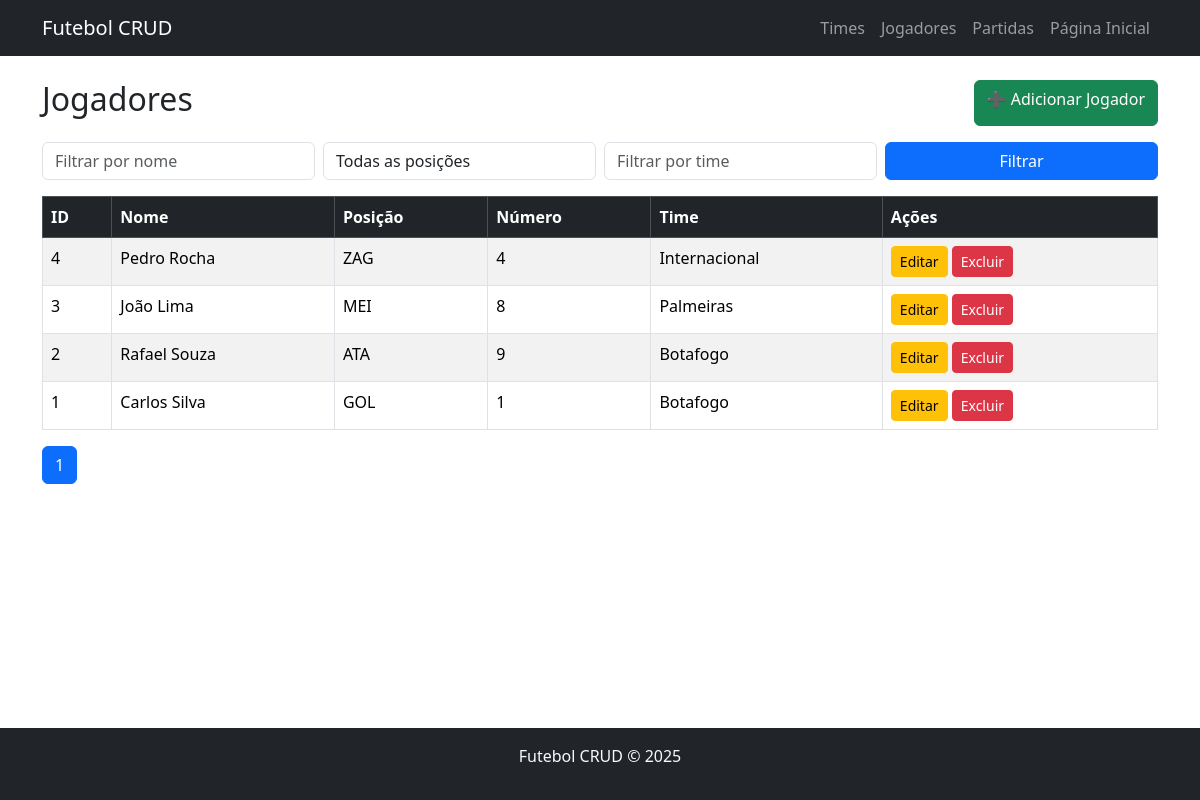
Page /public/jogadores/read.php on the committed database.
### tables this page shows
CREATE TABLE jogadores (
    id INT AUTO_INCREMENT PRIMARY KEY,
    nome VARCHAR(100) NOT NULL,
    posicao VARCHAR(30) NOT NULL,
    numero_camisa INT NOT NULL,
    time_id INT,
    FOREIGN KEY (time_id) REFERENCES times(id)
);

CREATE TABLE times (
    id INT AUTO_INCREMENT PRIMARY KEY,
    nome VARCHAR(100) NOT NULL,
    cidade VARCHAR(100) NOT NULL
);

### public/jogadores/read.php (the view, shortened to what this page needs)
<?php
include('../../includes/db.php');
include('../../includes/header.php');
$nomeFiltro = $_GET['nome'] ?? '';
$posicaoFiltro = $_GET['posicao'] ?? '';
$timeFiltro = $_GET['time'] ?? '';
$pagina = $_GET['pagina'] ?? 1;
$itens_por_pagina = 10;
$offset = ($pagina - 1) * $itens_por_pagina;
$sqlCount = "SELECT COUNT(*) as total
             FROM jogadores j
             LEFT JOIN times t ON j.time_id = t.id
             WHERE 1=1";
$stmtCount = $conn->prepare($sqlCount);
$stmtCount->execute();
$total_registros = $stmtCount->get_result()->fetch_assoc()['total'];
$total_paginas = ceil($total_registros / $itens_por_pagina);
$sql = "SELECT j.id, j.nome, j.posicao, j.numero_camisa, t.nome AS nome_time
        FROM jogadores j
        LEFT JOIN times t ON j.time_id = t.id
        WHERE 1=1";
$params = [];
$types = "";
$sql .= " ORDER BY j.id DESC LIMIT ?, ?";
$params[] = $offset;
$params[] = $itens_por_pagina;
$types .= "ii";
$stmt = $conn->prepare($sql);
$stmt->bind_param($types, ...$params);
$stmt->execute();
$result = $stmt->get_result();
?>
<div class="d-flex justify-content-between mb-3">
    <h2>Jogadores</h2>
    <a class="btn btn-success" href="create.php">➕ Adicionar Jogador</a>
</div>
<form method="GET" class="row g-2 mb-3">
    <div class="col-md-3">
        <input type="text" name="nome" value="<?= htmlspecialchars($nomeFiltro) ?>" class="form-control" placeholder="Filtrar por nome">
    </div>
    <div class="col-md-3">
        <select name="posicao" class="form-control">
            <option value="">Todas as posições</option>
        </select>
    </div>
    <div class="col-md-3">
        <input type="text" name="time" value="<?= htmlspecialchars($timeFiltro) ?>" class="form-control" placeholder="Filtrar por time">
    </div>
    <div class="col-md-3">
        <button type="submit" class="btn btn-primary w-100">Filtrar</button>
    </div>
</form>
<table class="table table-striped table-bordered">
    <thead class="table-dark">
        <tr>
            <th>ID</th>
            <th>Nome</th>
            <th>Posição</th>
            <th>Número</th>
            <th>Time</th>
            <th>Ações</th>
        </tr>
    </thead>
    <tbody>
        <?php while($row = $result->fetch_assoc()): ?>
            <tr>
                <td><?= $row['id'] ?></td>
                <td><?= $row['nome'] ?></td>
                <td><?= $row['posicao'] ?></td>
                <td><?= $row['numero_camisa'] ?></td>
                <td><?= $row['nome_time'] ?? '—' ?></td>
                <td>
                    <a class="btn btn-sm btn-warning" href="update.php?id=<?= $row['id'] ?>">Editar</a>
                    <a class="btn btn-sm btn-danger" href="delete.php?id=<?= $row['id'] ?>"
                       onclick="return confirm('Deseja realmente excluir este jogador?')">Excluir</a>
                </td>
            </tr>
        <?php endwhile; ?>
    </tbody>
</table>
<nav>
    <ul class="pagination">
        <?php for($i=1; $i<=$total_paginas; $i++): ?>
            <li class="page-item <?= ($i == $pagina) ? 'active' : '' ?>">
                <a class="page-link" href="?pagina=<?= $i ?>&nome=<?= urlencode($nomeFiltro) ?>&posicao=<?= urlencode($posicaoFiltro) ?>&time=<?= urlencode($timeFiltro) ?>">
                    <?= $i ?>
                </a>
            </li>
        <?php endfor; ?>
    </ul>
</nav>
<?php include('../../includes/footer.php'); ?>
<link rel="stylesheet" href="../../style/style.css">

### style/style.css (style rules this page uses)
body { font-family: 'Segoe UI', Tahoma, Geneva, Verdana, sans-serif; }

### rows in the picture
jogadores: id "4", nome "Pedro Rocha", posicao "ZAG", numero_camisa "4", time.nome "Internacional"
jogadores: id "3", nome "João Lima", posicao "MEI", numero_camisa "8", time.nome "Palmeiras"
jogadores: id "2", nome "Rafael Souza", posicao "ATA", numero_camisa "9", time.nome "Botafogo"
jogadores: id "1", nome "Carlos Silva", posicao "GOL", numero_camisa "1", time.nome "Botafogo"
